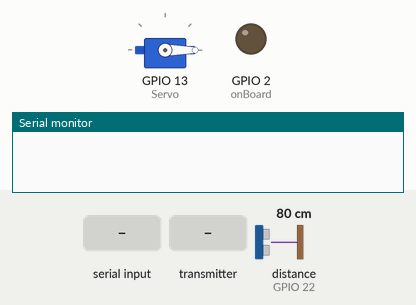
Simulated run of this sketch. Board: ESP32. On the bench: servo, output pins drawn as LEDs (lit = HIGH), the last lines printed to the serial monitor. Wiring (inferred from the names in the program): ultrasonic range finder: trigger GPIO 23; echo GPIO 22. Inputs (shaded band) come from the test bench; at power-on: distance to the obstacle (sensor on GPIO 22) 80 cm. The echo pulse lasts 58.3 µs per cm; pins used as bus, display or sensor lines are not drawn.

Above: at 1.2 s.
1.3 s: "True" received over the second serial link
At 5.2 s:
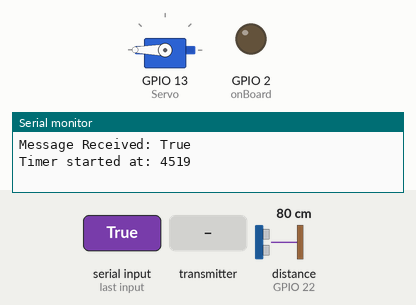
5.5 s: distance to the obstacle (sensor on GPIO 22) set to 22 cm
8.2 s: distance to the obstacle (sensor on GPIO 22) set to 17 cm
At 9.6 s:
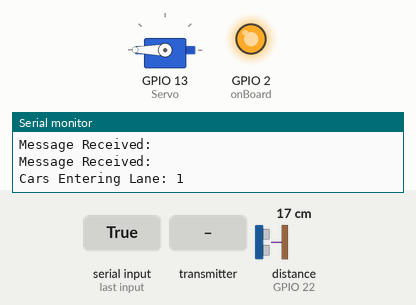
10.4 s: the transmitter starts sending isgotored = 1
At 12.8 s:
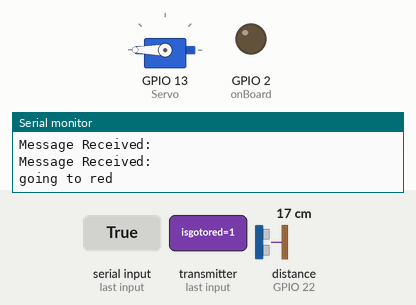
14.1 s: distance to the obstacle (sensor on GPIO 22) set to 35 cm
At 14.8 s:
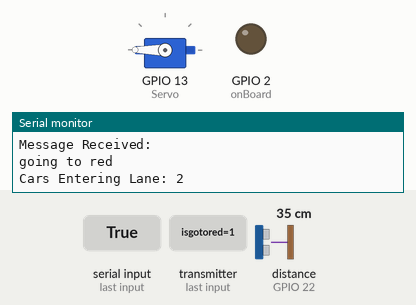
15.6 s: distance to the obstacle (sensor on GPIO 22) set to 4 cm
At 16.5 s:
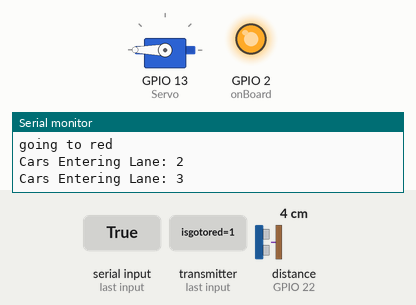
Timing chart, 0 to 18.1 s (numbered marks = the images above; inputs shaded):
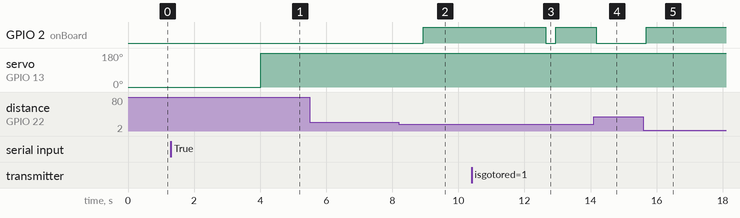

Measured:
- the behaviour switches between 20 and 19 cm on distance to the obstacle (sensor on GPIO 22) (found by bisection; images 1 and 2)
- after the input at 1.3 s, servo on GPIO 13 (Servo): 0° → 180° after 2.7 s
- after the input at 8.2 s, GPIO 2 (onBoard): LOW → HIGH after 0.73 s
- after the input at 10.4 s, GPIO 2 (onBoard): HIGH → LOW after 2.3 s, → HIGH 0.30 s later
- after the input at 14.1 s, GPIO 2 (onBoard): HIGH → LOW after 0.07 s
- after the input at 15.6 s, GPIO 2 (onBoard): LOW → HIGH after 0.08 s

The sketch:

trafficSignESP2.ino
```cpp
/*
  Two way communication example: https://RandomNerdTutorials.com/esp-now-two-way-communication-esp32/

*/

//for esp 1

#include <esp_now.h>
#include <WiFi.h>
#include <ESP32Servo.h>

#define onBoard 2
#define echoPin2 22
#define trigPin2 23
#define RXp2 16
#define TXp2 17

// REPLACE WITH THE MAC Address of your receiver
uint8_t broadcastAddress1[] = {0xA0, 0xA3, 0xB3, 0xED, 0xA5, 0x60}; // esp1
uint8_t broadcastAddress2[] = {0xA0, 0xA3, 0xB3, 0xED, 0xB7, 0x1C}; // esp3

//define Servo object
Servo myServo;
int Servo = 13;

//local variables
bool prevRedRed = false;
int carsInLane = 0;
bool prevIsSlow = false;
bool isTimerGoing = false;
bool isTimerYellowGoing = false;
bool isTimerRedGoing = false;
bool prevCarCheck3 = false;       //car entering
bool currentCarCheck3 = false;
bool prevCarCheck4 = false;       // car leaving
bool currentCarCheck4 = false;
unsigned long prevMillis1 = 0;
unsigned long prevMillis2 = 0;
unsigned long prevMillis3 = 0;
unsigned long timer = 0; // for when the lane is congested
unsigned long timerYellow = 0; // for when the light just turned yellow
unsigned long timerRed = 0;  // for when the light just turned red
unsigned long timerBeforeYellow = 0; // for before the light can turn yellow
const long interval1 = 250; // .25 sec for car count
const long interval2 = 250; // .25 sec for car subtract
const long interval3 = 50; // .05 sec for sending radio (50 for fastest) (1000 for testing)

const long interval4 = 3000; // timer for when there is constant traffic flow on both sides
const long interval5 = 5000; // timer for when the light just turned yellow
const long interval6 = 3000; // timer for when the light just turned red
const long interval7 = 3000; // timer for before the light can turn yellow incase a car runs the opposite red

// Define variables to be sent
int carsEntering;
int carsLeaving;
int signCount;
bool isSlow = false;
bool isCarWaiting = false;
bool isCarApproaching = false;
bool isGoToRed = false;

// Define variables to store incoming readings
int incomingCarsEntering;
int incomingCarsLeaving;
bool incomingIsSlow;
bool incomingIsCarWaiting;
bool incomingIsCarApproaching;
bool incomingIsGoToRed;
bool incomingIsRedRed;

// Variable to store if sending data was successful
String success;

//Structure example to send data
//Must match the receiver structure
typedef struct struct_message {
    int carsinlane;
    int id;
    int carsentering;
    int carsleaving;
    int signCount;
    bool slw;
    bool iscarwaiting;
    bool iscarapproaching;
    bool isgotored;
} struct_message;

typedef struct struct_message2 {
  bool redred;
} struct_message2;

// Create a struct_message to hold sensor readings
struct_message trafficSignReadings;

// Create a struct_message to hold incoming sensor readings
struct_message incomingReadings;

// a struct_message2 to hold incoming readings
struct_message2 incomingRemote;

esp_now_peer_info_t peerInfo;

// Callback when data is sent
void OnDataSent(const uint8_t *mac_addr, esp_now_send_status_t status) {
  //Serial.print("\r\nLast Packet Send Status:\t");
  //Serial.println(status == ESP_NOW_SEND_SUCCESS ? "Delivery Success" : "Delivery Fail");
  if (status ==0){
    //success = "Delivery Success :)";
  }
  else{
    //success = "Delivery Fail :(";
  }
}

// Callback when data is received
void OnDataRecv(const uint8_t * mac, const uint8_t *incomingData, int len) {
  memcpy(&incomingReadings, incomingData, sizeof(incomingReadings));
  //Serial.print("Bytes received: ");
  //Serial.println(len);
   if(len >= 2){
   incomingCarsEntering = incomingReadings.carsentering;
   incomingCarsLeaving = incomingReadings.carsleaving;
   incomingIsSlow = incomingReadings.slw;
   incomingIsCarWaiting = incomingReadings.iscarwaiting;
   incomingIsCarApproaching = incomingReadings.iscarapproaching;
   incomingIsGoToRed = incomingReadings.isgotored;
  }
  else {
    memcpy(&incomingRemote, incomingData, sizeof(incomingRemote));
    incomingIsRedRed = incomingRemote.redred;
  }
}

void setup() {
  // Init Serial Monitor
  Serial.begin(115200);
  Serial2.begin(115200, SERIAL_8N1, RXp2, TXp2);

  pinMode(onBoard, OUTPUT);
  pinMode(trigPin2, OUTPUT);
  pinMode(echoPin2, INPUT);

  /* servo */
  myServo.attach(Servo);
  myServo.write(0);

  // Set device as a Wi-Fi Station
  WiFi.mode(WIFI_STA);

  // Init ESP-NOW
  if (esp_now_init() != ESP_OK) {
    //Serial.println("Error initializing ESP-NOW");
    return;
  }

  // Once ESPNow is successfully Init, we will register for Send CB to
  // get the status of Trasnmitted packet
  esp_now_register_send_cb(OnDataSent);

  // register peer
  peerInfo.channel = 0;
  peerInfo.encrypt = false;

  // register first peer
  memcpy(peerInfo.peer_addr, broadcastAddress1, 6);
  if (esp_now_add_peer(&peerInfo) != ESP_OK){
    Serial.println("Failed to add peer");
    return;
  }
  // register second peer
  memcpy(peerInfo.peer_addr, broadcastAddress2, 6);
  if (esp_now_add_peer(&peerInfo) != ESP_OK){
    Serial.println("Failed to add peer");
    return;
  }

  // Register for a callback function that will be called when data is received
  esp_now_register_recv_cb(OnDataRecv);
}

void loop() {
  unsigned long currentMillis = millis();

  if(incomingIsRedRed){

    carsInLane = 0;
    // Set values to send
    trafficSignReadings.id = 2;
    trafficSignReadings.slw = isSlow;
    trafficSignReadings.carsentering = carsEntering;
    trafficSignReadings.carsleaving = carsLeaving;
    trafficSignReadings.iscarapproaching = isCarApproaching;
    trafficSignReadings.iscarwaiting = isCarWaiting;
    trafficSignReadings.isgotored = isGoToRed;
    trafficSignReadings.carsinlane = carsInLane;

    // Send message via ESP-NOW
    if (currentMillis - prevMillis3 >= interval3){

      esp_err_t result = esp_now_send(0, (uint8_t *) &trafficSignReadings, sizeof(trafficSignReadings));
      prevMillis3 = currentMillis;
        if (result == ESP_OK) {
          //Serial.println("Sent with success");
        }
        else {
          //Serial.println("Error sending the data");
        }
    }
  }

  if(!incomingIsRedRed && prevRedRed && isSlow){
    moveServoSlow();
  }

  if(!incomingIsRedRed){
    // If the sign is yellow/slow
    if(isSlow){

      //Outside sensor
      if (currentMillis - prevMillis1 >= interval1) {
        prevMillis1 = currentMillis;
        carDetection1();
      }
      //Inside sensor
      if (currentMillis - prevMillis2 >= interval2) {
        UltrasonicRead3();
        prevMillis2 = currentMillis;
      }
      carsInLane = carsEntering - incomingCarsLeaving;
    }

    // If the sign is red/stop and the light did not just turn red
    else if ((currentMillis - timerRed >= interval6) && !isSlow && (!prevIsSlow || incomingIsSlow) ) { // added && (!prevIsSlow || incomingIsSlow)

      //Outside sensor
      if (currentMillis - prevMillis1 >= interval1) {
        prevMillis1 = currentMillis;
        carDetection2();
      }
      //Inside sensor
      if (currentMillis - prevMillis2 >= interval2) {
        UltrasonicRead4();
        prevMillis2 = currentMillis;
      }
      carsInLane = incomingCarsEntering - carsLeaving;
        if(prevIsSlow && (!incomingIsSlow) ){
          carsInLane =  carsEntering - incomingCarsLeaving;
        }
      isTimerRedGoing = false;
    }

    // If the light just turned red/stop continue to count cars entering the lane for 3 seconds
    // In case a car runs the red light.
    else if(!isSlow && prevIsSlow && !incomingIsSlow){  //was (!isSlow && isTimerRedGoing)

      if (currentMillis - prevMillis2 >= interval2) {
        UltrasonicRead3();
        prevMillis2 = currentMillis;
      }
      carsInLane =  carsEntering - incomingCarsLeaving;
    }

    // Set values to send
    trafficSignReadings.id = 2;
    trafficSignReadings.slw = isSlow;
    trafficSignReadings.carsentering = carsEntering;
    trafficSignReadings.carsleaving = carsLeaving;
    trafficSignReadings.iscarapproaching = isCarApproaching;
    trafficSignReadings.iscarwaiting = isCarWaiting;
    trafficSignReadings.isgotored = isGoToRed;
    trafficSignReadings.carsinlane = carsInLane;

    // Send message via ESP-NOW
    if (currentMillis - prevMillis3 >= interval3){

      esp_err_t result = esp_now_send(0, (uint8_t *) &trafficSignReadings, sizeof(trafficSignReadings));
      prevMillis3 = currentMillis;
        if (result == ESP_OK) {
          //Serial.println("Sent with success");
        }
        else {
          //Serial.println("Error sending the data");
        }
    }

    updateSign();
    delay(100);
    prevRedRed = false;
  }

  // If the light is yellow, turn to red and reset carsInLane
  if (incomingIsRedRed && !prevRedRed && isSlow) {
      moveServoStop();
      prevRedRed = incomingIsRedRed;
      carsEntering = 0;
      carsLeaving = 0;
      carsInLane = 0;
  }

  // If the light is already red reset carsInLane
  else if (incomingIsRedRed && !prevRedRed && !isSlow) {
      prevRedRed = incomingIsRedRed;
      carsEntering = 0;
      carsLeaving = 0;
      carsInLane = 0;
  }
}


/* When yellow "car is approaching" */
void carDetection1(){
    String incomingMessage = Serial2.readString();
    incomingMessage.trim();
    Serial.print("Message Received: ");
    Serial.println(incomingMessage);
    if(incomingMessage == "True")
    {
      isCarApproaching = true;
      digitalWrite(2, HIGH);
    }
    else if (incomingMessage == "False")
    {
      isCarApproaching = false;
      digitalWrite(2, LOW);
    }
}
/* When red say "car is waiting"*/
void carDetection2(){
    String incomingMessage = Serial2.readString();
    incomingMessage.trim();
    Serial.print("Message Received: ");
    Serial.println(incomingMessage);
    if(incomingMessage == "True")
    {
      isCarWaiting = true;
      digitalWrite(2, HIGH);
    }
    else if (incomingMessage == "False")
    {
      isCarWaiting = false;
      digitalWrite(2, LOW);
    }
}

/*When yellow "car entered lane"*/
void UltrasonicRead3(){
    long duration, distance;
    digitalWrite(trigPin2, LOW);
    delayMicroseconds(2);
    digitalWrite(trigPin2, HIGH);
    delayMicroseconds(10);
    digitalWrite(trigPin2, LOW);
    duration = pulseIn(echoPin2, HIGH);
    distance = (duration/2) / 29.1;
    //Serial.println(distance);
    if ((distance < 20) && (distance > 0)) {
      digitalWrite(onBoard, HIGH);
      currentCarCheck3 = true;
      if (currentCarCheck3 && !prevCarCheck3) {
        signCount++;
        carsEntering++;
        Serial.print("Cars Entering Lane: ");
        Serial.println(carsEntering);
      }
    }
    else {
      digitalWrite(onBoard, LOW);
      currentCarCheck3 = false;
    }
    prevCarCheck3 = currentCarCheck3;
}

/* When red say "car is leaving"*/
void UltrasonicRead4(){
    long duration, distance;
    digitalWrite(trigPin2, LOW);
    delayMicroseconds(2);
    digitalWrite(trigPin2, HIGH);
    delayMicroseconds(10);
    digitalWrite(trigPin2, LOW);
    duration = pulseIn(echoPin2, HIGH);
    distance = (duration/2) / 29.1;
    //Serial.println(distance);
    if ((distance < 20) && (distance > 0)) {
      digitalWrite(onBoard, HIGH);
      currentCarCheck4 = true;
      //Serial.print("Cars entering Lane: ");
      //Serial.println(incomingCarsEntering);
      if (currentCarCheck4 && !prevCarCheck4 && (incomingCarsEntering > carsLeaving)) {
        carsLeaving++;
        Serial.print("Cars Leaving: ");
        Serial.println(carsLeaving);
      }
    }
    else {
      digitalWrite(onBoard, LOW);
      currentCarCheck4 = false;
    }
    prevCarCheck4 = currentCarCheck4;
}

void moveServoStop() {
     myServo.write(0);
    delay(500);
    myServo.detach();
}

void moveServoSlow() {
    myServo.write(180);
    delay(500);
    myServo.detach();
}

void updateSign(){

unsigned long currentMillis = millis();


// If a car is waiting at the red light and the other light is yellow
  if(isCarWaiting && incomingIsSlow){

    prevIsSlow = isSlow;

    // If the lane is occupied
    if((carsInLane > 0) && !isTimerGoing){
      timer = millis();
      isTimerGoing = true;
      Serial.println("Timer Started");
      Serial.println("Waiting for car to exit lane");
    }

    // If the timer ended or the cars left the lane
    if((currentMillis - timer >= interval4) || (carsInLane == 0)){
      isTimerGoing = false;
      isGoToRed = true;
      timerBeforeYellow = millis();
    }
  }

  // If the timer ends and there is still a car in the lane
  // Then the other light is red and a car is waiting here till all the cars leave the lane
  // Must wait 3 seconds because a car at the other end might run the light
  // Need the !prevIsSlow because This state can only happen during prev red and current red
  if((currentMillis - timerBeforeYellow >= interval7) && isCarWaiting && !incomingIsSlow && !prevIsSlow && (carsInLane == 0) && !isSlow){
    moveServoSlow();
    carsEntering = 0;
    isGoToRed = false;
    isSlow = true;
    timerYellow = millis();
    Serial.print("Timer started at: ");
    Serial.println(timerYellow);
    isCarWaiting = false;
  }

  //In order for the light to go to red, 5 seconds must have passed from when the light first turned yellow
  if((currentMillis - timerYellow >= interval5) && incomingIsGoToRed && isSlow){
    moveServoStop();
    //Start timer for turning red, This is because we will continue to red cars entering the lane
    //In case cars run the red light.
    timerRed = millis();
    isTimerRedGoing = true;

    prevIsSlow = isSlow;
    isSlow = false;
    carsLeaving = 0;
    Serial.println("going to red");
  }
}
```
